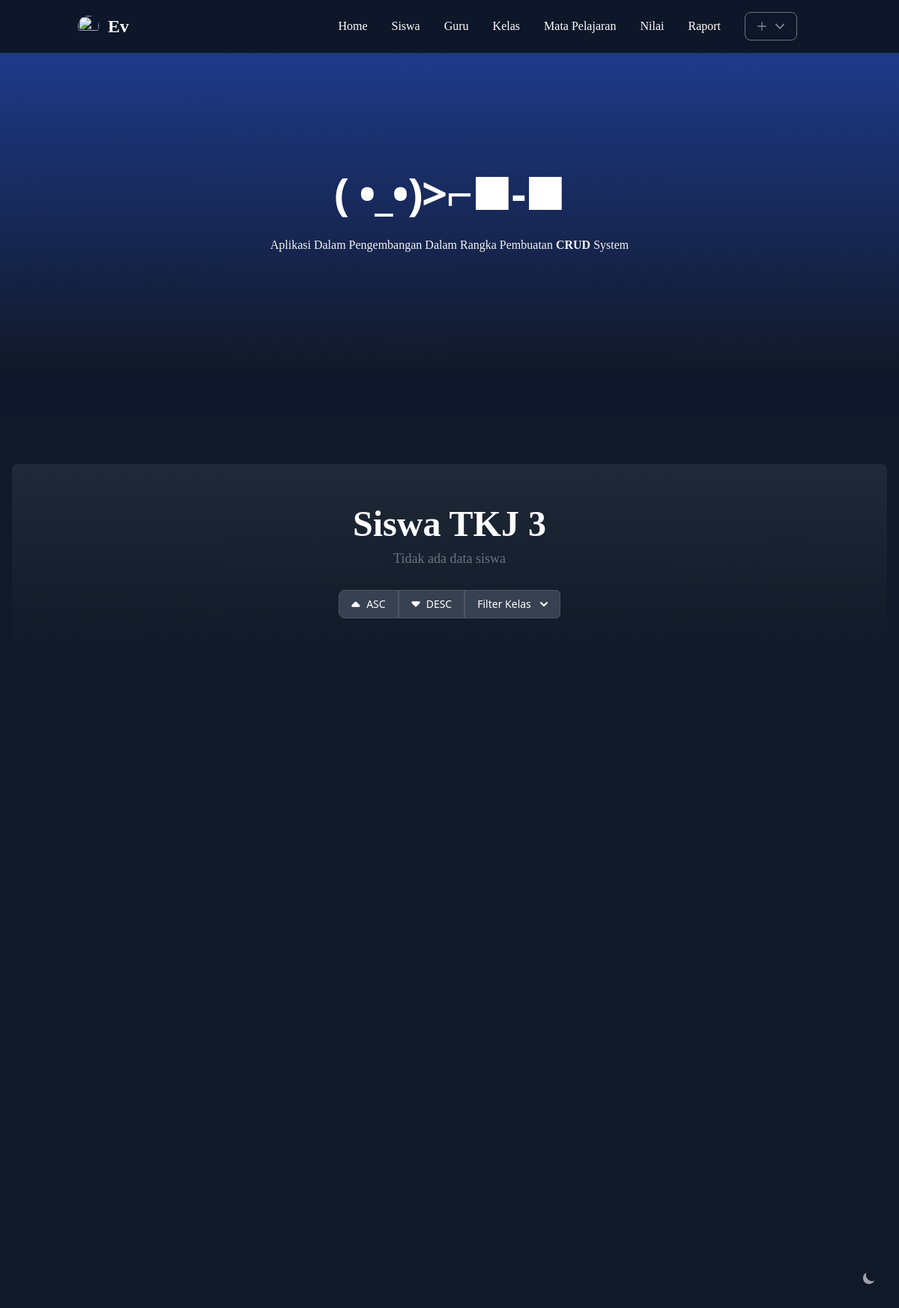
Page /?v=siswa&kelas=TKJ_3 on the earlier database version.
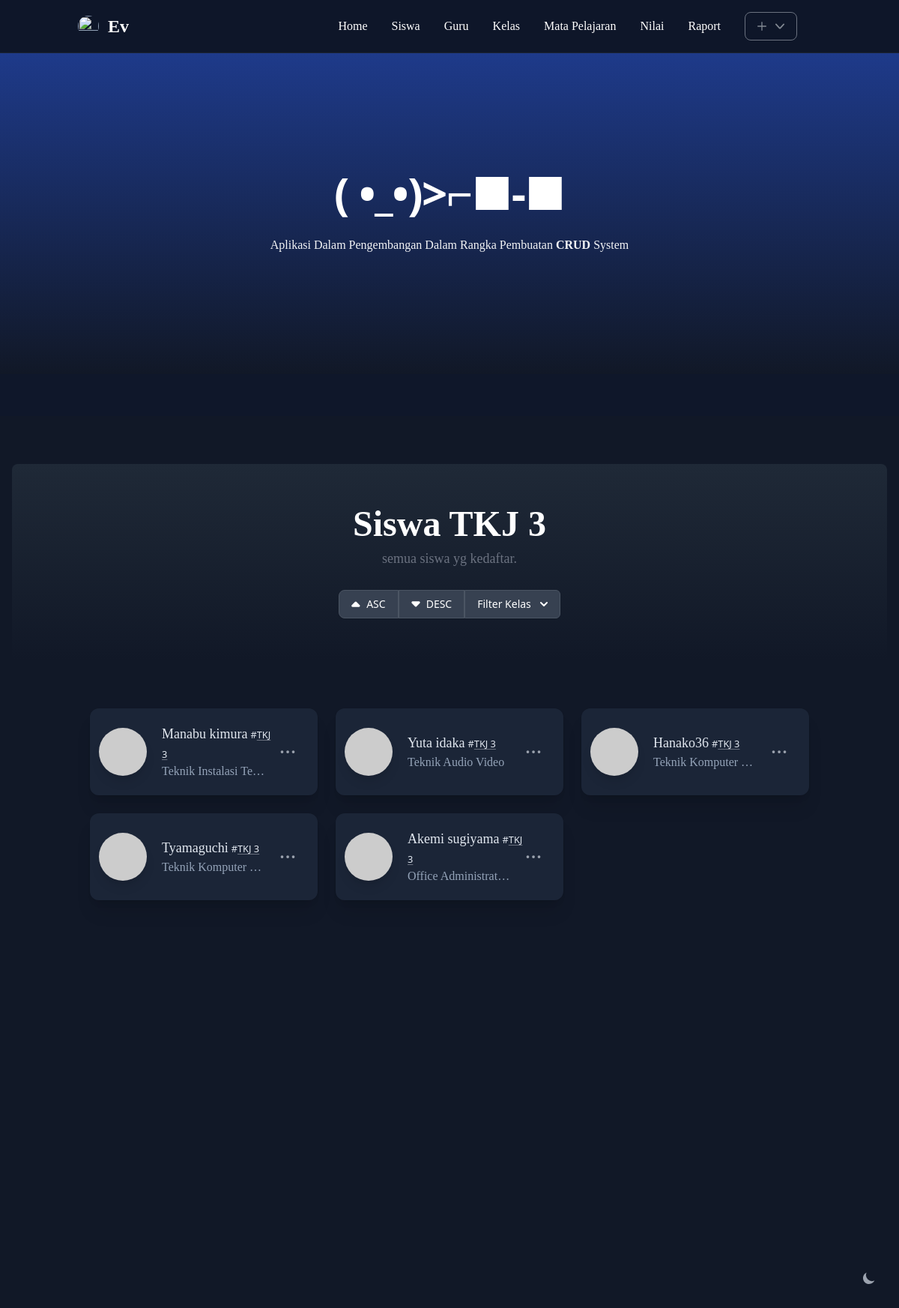
Same page on the later database version.
### tables this page shows
CREATE TABLE `siswas` (
  `nis` int NOT NULL,
  `id_kelas` int DEFAULT NULL,
  `nama_lengkap` varchar(100) NOT NULL,
  `tgl_lahir` date NOT NULL,
  `jk` varchar(50) NOT NULL,
  `alamat` varchar(100) NOT NULL,
  `telp` varchar(100) NOT NULL,
  `agama` varchar(100) NOT NULL,
  `jurusan` varchar(100) NOT NULL
);

CREATE TABLE `kelas` (
  `id` int NOT NULL,
  `nama` varchar(10) DEFAULT NULL,
  `kapasitas` int DEFAULT NULL,
  `kode_guru` int DEFAULT NULL
);

### utils/redirect.php (called while the page is built, shortened)
<?php
function redirect($url)
{
  if ($url == 'siswa') {
    return [
      't' => 'Semua siswa',
      'head' => '( •_•)>⌐■-■',
      'page' => 'siswa/index.php'
    ];
  } else {
    return [
      't' => 'Overview',
      'head' => '(*/ω＼*)',
      'page' => 'home.php'
    ];
  }
}

### public/siswa/index.php (the view, shortened to what this page needs)
<?php
try {
  $connection = connect();
  [$heading, $selectedKelas] = null;
  $query = "SELECT s.nama_lengkap,s.jurusan,s.nis,k.nama AS nama_kelas from siswas s JOIN kelas k ON k.id = s.id_kelas ORDER BY nama_lengkap ASC";
  if (isset($_GET['kelas']) && $_GET['kelas'] != 'all') {
    $nmKls = explode('|', str_replace('_', ' ', $_GET['kelas']));
    $kls = implode('\',\'', $nmKls);
    $heading = 'Siswa ' . implode(' , ', $nmKls);
    $query = "SELECT s.nama_lengkap,s.jurusan,s.nis,k.nama AS nama_kelas from siswas s JOIN kelas k ON k.id = s.id_kelas WHERE k.nama IN('{$kls}') ORDER BY k.nama ASC";
  }
  $datas = $connection->query($query);
} catch (\Throwable $e) {
  $errors[] = $e->getMessage();
}
?>
<section class="bg-white dark:bg-gray-900 mt-14">
  <div class="py-8 px-4 mx-auto max-w-screen-xl lg:py-16 text-center">
    <div class="bg-gradient-to-b dark:from-gray-800 to-transparent dark:border-gray-700 rounded-t-lg p-8 md:py-14 mb-7">
      <h1 class="text-gray-900 dark:text-white text-3xl <?= (!is_null($heading) && strlen($heading) > 55) ? 'md:text-4xl ' : 'md:text-5xl' ?> font-heading font-extrabold mb-2"><?= $heading ?? 'Halaman Siswa' ?></h1>
      <p class="text-lg font-normal text-gray-500 mb-2 font-subHeading"><?= ($datas->num_rows == 0) ? 'Tidak ada data siswa' : 'semua siswa yg kedaftar.' ?></p>
      <div class="inline-flex rounded-md mt-5 shadow-sm" role="group">
        <button type="button" class="inline-flex items-center px-4 py-2 text-sm font-medium text-gray-900 bg-white border border-gray-200 rounded-l-lg hover:bg-gray-100 hover:text-blue-700 focus:z-10 focus:ring-2 focus:ring-blue-700 focus:text-blue-700 dark:bg-gray-700 dark:border-gray-600 dark:text-white dark:hover:text-white dark:hover:bg-gray-600 dark:focus:ring-gray-500 dark:focus:text-white">
          <svg class="w-3 h-3 mr-2" aria-hidden="true" xmlns="http://www.w3.org/2000/svg" fill="currentColor" viewBox="0 0 16 10">
            <path d="M9.207 1A2 2 0 0 0 6.38 1L.793 6.586A2 2 0 0 0 2.207 10H13.38a2 2 0 0 0 1.414-3.414L9.207 1Z" />
          </svg>
          ASC
        </button>
        <button type="button" class="inline-flex items-center px-4 py-2 text-sm font-medium text-gray-900 bg-white border border-gray-200 hover:bg-gray-100 hover:text-blue-700 focus:z-10 focus:ring-2 focus:ring-blue-700 focus:text-blue-700 dark:bg-gray-700 dark:border-gray-600 dark:text-white dark:hover:text-white dark:hover:bg-gray-600 dark:focus:ring-gray-500 dark:focus:text-white">
          <svg class="w-3 h-3 mr-2" aria-hidden="true" xmlns="http://www.w3.org/2000/svg" fill="currentColor" viewBox="0 0 16 10">
            <path d="M15.434 1.235A2 2 0 0 0 13.586 0H2.414A2 2 0 0 0 1 3.414L6.586 9a2 2 0 0 0 2.828 0L15 3.414a2 2 0 0 0 .434-2.179Z" />
          </svg> DESC
        </button>
        <button id="drpKelasButton" data-modal-target="drpKelas" data-modal-toggle="drpKelas" onclick="disabll()" class=" inline-flex items-center px-4 py-2 text-sm font-medium text-gray-900 bg-white border border-gray-200 rounded-r-md hover:bg-gray-100 hover:text-blue-700 focus:z-10 focus:ring-2 focus:ring-blue-700 focus:text-blue-700 dark:bg-gray-700 dark:border-gray-600 dark:text-white dark:hover:text-white dark:hover:bg-gray-600 dark:focus:ring-gray-500 dark:focus:text-white" type="button">Filter Kelas <svg class="w-2.5 h-2.5 ms-3" aria-hidden="true" xmlns="http://www.w3.org/2000/svg" fill="none" viewBox="0 0 10 6">
            <path stroke="currentColor" stroke-linecap="round" stroke-linejoin="round" stroke-width="2" d="m1 1 4 4 4-4" />
          </svg>
        </button>
      </div>
    </div>
  </div>
  <div class="container -mt-7 mx-auto px-8 min-h-screen">
    <div class="grid grid-cols-1 md:grid-cols-3 gap-6">
      <?php while ($data = $datas->fetch_object()) : ?>
        <div class="w-full mx-auto bg-white shadow-lg dark:shadow-xl ring-1 ring-black/5 rounded-xl flex items-center space-x-3 dark:bg-slate-800/80 hover:bg-gray-50 dark:hover:bg-slate-800/60 duration-150">
          <div class="flex items-center space-x-3 max-w-full grow ml-3">
            <img class="w-16 h-16 rounded-full shadow-lg" src="https://placehold.co/300x300/000000/FFFFFF.webp?text=<?= mb_strtoupper(mb_substr($data->nama_lengkap, 0, 1, "UTF-8")) ?>" alt="<?= $data->nama_lengkap; ?>">
            <div class="min-w-0 py-5 pl-2">
              <a href="siswa/siswa.php?n=<?= strtolower(urlencode($data->nama_lengkap)) ?>&id=<?= $data->nis ?>" class="text-slate-900 font-subHeading font-medium cursor-pointer hover:underline hover:underline-offset-2 text-sm sm:text-lg truncate dark:text-slate-200"><?= str_replace('.', ' ', ucfirst($data->nama_lengkap)) ?></a><small class="dark:text-slate-200 text-slate-600 ml-1">#<a class="underline underline-offset-2 hover:decoration-2 decoration-gray-500" href="?v=siswa&kelas=<?= str_replace(' ', '_', $data->nama_kelas) ?>"><?= $data->nama_kelas ?></a></small>
              <div class="text-slate-500 font-txt font-medium text-sm sm:text-base leading-tight truncate dark:text-slate-400"><?= $data->jurusan ?></div>
            </div>
          </div>
          <div style="margin-right: 1.5rem !important">
            <button id="dropdownButton" data-dropdown-toggle="<?= $data->nis ?>" class="inline-block text-gray-500 dark:text-gray-400 hover:bg-gray-100 dark:hover:bg-gray-700 focus:ring-4 focus:outline-none focus:ring-gray-200 dark:focus:ring-gray-700 rounded-lg text-sm p-1.5" type="button">
              <svg class="w-5 h-5" aria-hidden="true" xmlns="http://www.w3.org/2000/svg" fill="currentColor" viewBox="0 0 16 3">
                <path d="M2 0a1.5 1.5 0 1 1 0 3 1.5 1.5 0 0 1 0-3Zm6.041 0a1.5 1.5 0 1 1 0 3 1.5 1.5 0 0 1 0-3ZM14 0a1.5 1.5 0 1 1 0 3 1.5 1.5 0 0 1 0-3Z" />
              </svg>
            </button>
          </div>
        </div>
      <?php endwhile; ?>
    </div>
  </div>
</section>

### public/index.php (shortened to what this page needs)
<?php
require_once __DIR__ .  '/../utils/redirect.php';
$v = isset($_GET['v']) ? $_GET['v'] : '';
$page = redirect($v);
?>
<!doctype html>
<html lang="en" class="dark">
<head>
  <link href="client/css/style.css" rel="stylesheet">
</head>
<body class="antialiased text-slate-500 dark:text-slate-400 bg-white dark:bg-slate-900">
  <?php include 'component/nav.php';
  include 'component/toggle.php'; ?>
  <?php if (isset($page)) : ?>
    <section class="bg-[#404eed] dark:bg-gray-900 isolate relative max-w-full pt-36 pb-40">
      <div class="container min-h-0 uppercase mx-auto">
        <div class="min-h-[80px] text-center max-w-[1480px]">
          <h1 class="text-4xl sm:text-6xl font-extrabold text-white tracking-tight mt-3"><?= $page['head'] ?? 'Where are you from?' ?></h1>
          <div class="max-w-xl capitalize mx-auto mt-5 sm:mt-7 text-base font-inital text-gray-100 font-subHeading">Aplikasi dalam pengembangan dalam rangka pembuatan <span class="font-semibold">CRUD</span> system</div>
        </div>
      </div>
      <div class="bg-gradient-to-b from-indigo-900 to-transparent dark:from-blue-900 w-full h-full absolute top-0 left-0 -z-10"></div>
    </section>
    <?php
    include_once $page['page'];
    ?>
  <?php endif ?>
</body>
</html>

### public/component/nav.php (shortened to what this page needs)
<nav class="sticky top-0 font-subHeading z-40 w-full backdrop-blur-sm duration-300 transition-all lg:border-b lg:border-slate-900/10 dark:border-slate-50/[0.06] bg-white/80 dark:bg-slate-900/90">
  <div class="max-w-screen-lg flex flex-wrap items-center justify-between mx-auto p-4">
    <a href="" class="flex items-center justify-center space-x-3">
      <img src="https://avatars.githubusercontent.com/u/112738383?v=4" class="aspect-square w-7 rounded-full object-cover" alt="">
      <span class="self-center text-2xl font-semibold whitespace-nowrap dark:text-white">Ev</span>
    </a>
    <div class="hidden w-full md:block md:w-auto" id="navbar-default">
      <ul class="font-medium flex flex-col items-center p-4 md:p-0 mt-4 border border-gray-100 rounded-lg bg-gray-50 md:flex-row md:space-x-8 md:mt-0 md:border-0 md:bg-transparent dark:border-gray-700">
        <li>
          <a href="http://ev.final.test/" class="block py-2 pl-3 pr-4 text-gray-900 bg-gray-100 hover:underline hover:underline-offset-2 rounded md:bg-transparent dark:hover:decoration-sky-600 hover:text-blue-700 md:p-0 dark:text-white" aria-current="page">Home</a>
        </li>
        <li>
          <a href="http://ev.final.test/?v=siswa" class="block py-2 pl-3 pr-4 text-gray-900 bg-gray-100 hover:underline hover:underline-offset-2 rounded md:bg-transparent dark:hover:decoration-sky-600 hover:text-blue-700 md:p-0 dark:text-white">Siswa</a>
        </li>
        <li>
          <a href="http://ev.final.test/?v=guru" class="block py-2 pl-3 pr-4 text-gray-900 bg-gray-100 hover:underline hover:underline-offset-2 rounded md:bg-transparent dark:hover:decoration-sky-600 hover:text-blue-700 md:p-0 dark:text-white">Guru</a>
        </li>
        <li>
          <a href="http://ev.final.test/?v=kelas" class="block py-2 pl-3 pr-4 text-gray-900 bg-gray-100 hover:underline hover:underline-offset-2 rounded md:bg-transparent dark:hover:decoration-sky-600 hover:text-blue-700 md:p-0 dark:text-white">Kelas</a>
        </li>
        <li>
          <a href="http://ev.final.test/?v=mapel" class="block py-2 pl-3 pr-4 text-gray-900 bg-gray-100 hover:underline hover:underline-offset-2 rounded md:bg-transparent dark:hover:decoration-sky-600 hover:text-blue-700 md:p-0 dark:text-white">Mata Pelajaran</a>
        </li>
        <li>
          <a href="http://ev.final.test/?v=nilai" class="block py-2 pl-3 pr-4 text-gray-900 bg-gray-100 hover:underline hover:underline-offset-2 rounded md:bg-transparent dark:hover:decoration-sky-600 hover:text-blue-700 md:p-0 dark:text-white">Nilai</a>
        </li>
        <li>
          <a href="http://ev.final.test/?v=raport" class="block py-2 pl-3 pr-4 text-gray-900 bg-gray-100 hover:underline hover:underline-offset-2 rounded md:bg-transparent dark:hover:decoration-sky-600 hover:text-blue-700 md:p-0 dark:text-white">Raport</a>
        </li>
        <?php
        if ($_REQUEST) : ?>
          <li>
            <div class="inline-flex">
              <button type="button" data-dropdown-toggle="language-dropdown-menu" class="inline-flex items-center font-medium space-x-3 px-4 py-3 border border-gray-500 rounded-lg cursor-pointer hover:bg-gray-100 dark:hover:bg-gray-700 dark:hover:text-white">
                <svg class="w-3 h-3 text-gray-800 dark:text-gray-300/60" aria-hidden="true" xmlns="http://www.w3.org/2000/svg" fill="none" viewBox="0 0 18 18">
                  <path stroke="currentColor" stroke-linecap="round" stroke-linejoin="round" stroke-width="2" d="M9 1v16M1 9h16" />
                </svg>
                <svg class="w-3 h-3 ml-2 text-gray-800 dark:text-gray-300/60" aria-hidden="true" xmlns="http://www.w3.org/2000/svg" fill="none" viewBox="0 0 14 8">
                  <path stroke="currentColor" stroke-linecap="round" stroke-linejoin="round" stroke-width="2" d="m1 1 5.326 5.7a.909.909 0 0 0 1.348 0L13 1" />
                </svg>
              </button>
            </div>
          <?php endif; ?>
      </ul>
    </div>
  </div>
</nav>

### public/component/toggle.php (shortened to what this page needs)
<div class="fixed bottom-5 right-5 z-50 ">
  <button id="theme-toggle" type="button" class="text-gray-500 dark:text-gray-400 hover:bg-gray-100 dark:hover:bg-gray-700 focus:outline-none focus:ring-4 focus:ring-gray-200 dark:focus:ring-gray-700 rounded-lg text-sm p-2.5">
    <svg id="theme-toggle-dark-icon" class="hidden w-5 h-5" fill="currentColor" viewBox="0 0 20 20" xmlns="http://www.w3.org/2000/svg">
      <path d="M17.293 13.293A8 8 0 016.707 2.707a8.001 8.001 0 1010.586 10.586z"></path>
    </svg>
  </button>
</div>

Differences in the rows shown:
added siswas: nama_lengkap "Manabu kimura", id_kelas.nama "TKJ 3", jurusan "Teknik Instalasi Te…"
added siswas: nama_lengkap "Yuta idaka", id_kelas.nama "TKJ 3", jurusan "Teknik Audio Video"
added siswas: nama_lengkap "Hanako36", id_kelas.nama "TKJ 3", jurusan "Teknik Komputer…"
added siswas: nama_lengkap "Tyamaguchi", id_kelas.nama "TKJ 3", jurusan "Teknik Komputer…"
added siswas: nama_lengkap "Akemi sugiyama", id_kelas.nama "TKJ 3", jurusan "Office Administration"
Other differences:
text no longer shown: "Tidak ada data siswa"
text now shown: "semua siswa yg kedaftar."
